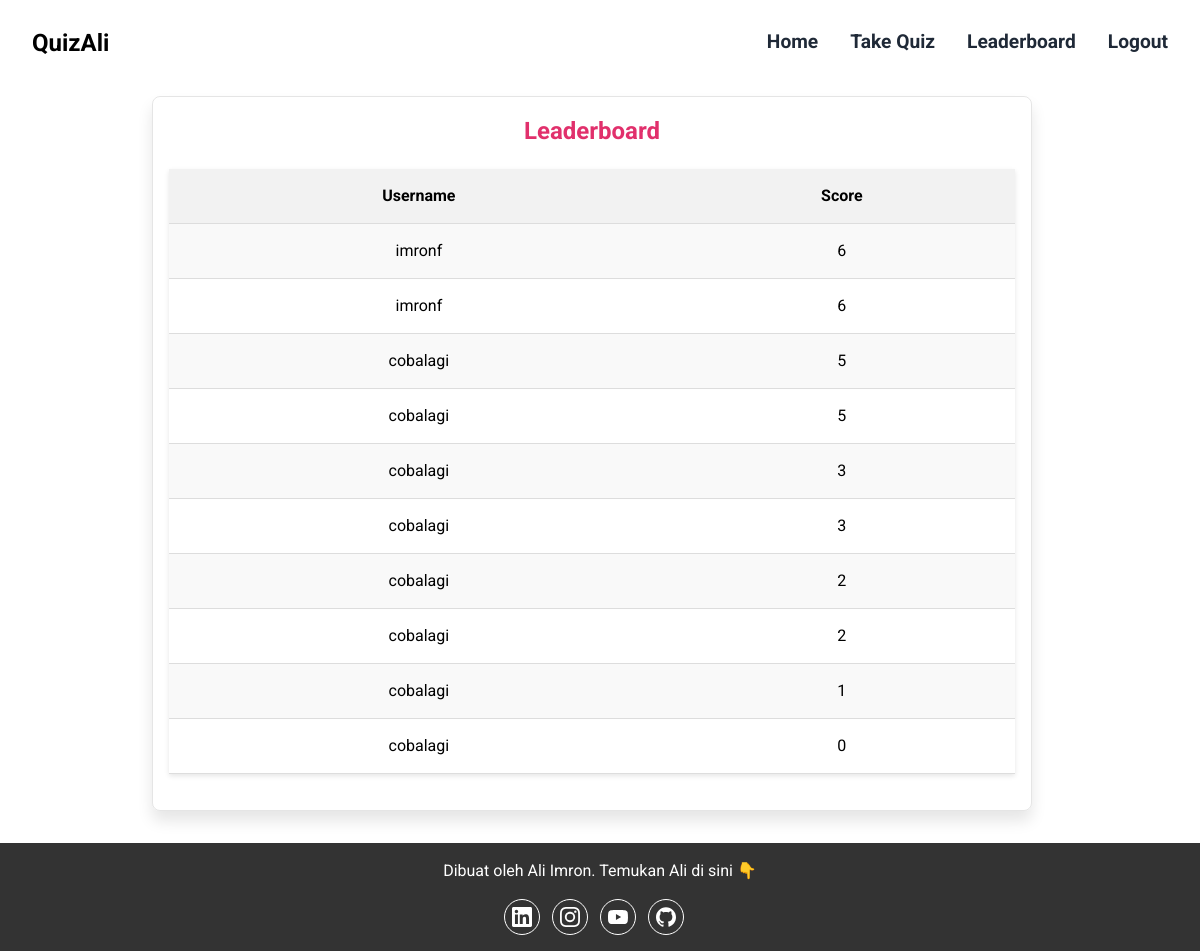
The page /leaderboard (signed in) on the database its author committed.
### app.py (models this page shows, shortened)
class QuizResult(db.Model):
    id = db.Column(db.Integer, primary_key=True)
    user_id = db.Column(db.Integer, db.ForeignKey('user.id'), nullable=False)
    score = db.Column(db.Integer, nullable=False)
    total_score = db.Column(db.Integer, nullable=False)
    timestamp = db.Column(db.DateTime, default=db.func.now())
    user = db.relationship('User', backref=db.backref('quiz_results', lazy=True))

class User(db.Model):
    id = db.Column(db.Integer, primary_key=True)
    username = db.Column(db.String(100), unique=True, nullable=False)
    nickname = db.Column(db.String(100), unique=True, nullable=False)
    password = db.Column(db.String(50), nullable=False)

### app.py (the view)
@app.route("/leaderboard")
def leaderboard():
    if 'user_id' not in session:
        flash('You need to log in first.', 'error')
        return redirect(url_for('login'))
    leaderboard = db.session.query(User.username, QuizResult.score).join(QuizResult).order_by(QuizResult.score.desc()).all()
    return render_template("rank.html", leaderboard=leaderboard, title="Leaderboard")

### templates/rank.html
{% extends "layout.html" %}
{% block content %}
    <h1 class="content-title">Leaderboard</h1>
    <table>
        <tr>
            <th>Username</th>
            <th>Score</th>
        </tr>
        {% for user, score in leaderboard %}
        <tr>
            <td>{{ user }}</td>
            <td>{{ score }}</td>
        </tr>
        {% endfor %}
    </table>
{% endblock content %}

### templates/layout.html (shortened to what this page needs)
<!DOCTYPE html>
<html lang="en">
<head>
    <link rel="stylesheet" href="{{ url_for('static', filename='css/style.css') }}">
</head>
<body>
    <header>
      <nav>
          <div class="navbar-container">
                <div class="logo">
                    <a href="#" class="brand-logo">QuizAli</a>
                </div>
                <div class="menu-burger">
                    <div id="nav-menu" class="nav-menu nav-hidden">
                        <ul class="nav-links" id="nav-links">
                            <li><a href="{{ url_for('home') }}">Home</a></li>
                            {% if 'user_id' in session %}
                                <li><a href="{{ url_for('quiz') }}">Take Quiz</a></li>
                                <li><a href="{{ url_for('leaderboard') }}">Leaderboard</a></li>
                                <li><a href="{{ url_for('logout') }}">Logout</a></li>
                            {% else %}
                                <li><a href="{{ url_for('login') }}">Login</a></li>
                                <li><a href="{{ url_for('register') }}">Register</a></li>
                            {% endif %}
                        </ul>
                    </div>
                </div>
          </div>
      </nav>
  </header>
  <main class="content-container">
    <section class="main-content">
        {% block content %}
        {% endblock %}
    </section>
  </main>
    <footer>
        <p>Dibuat oleh Ali Imron. Temukan Ali di sini 👇</p>
        <div class="social-media">
             <a href="https://www.linkedin.com/in/ali-imron-filayaty-faqih/" target="_blank">
             </a>
             <a href="https://www.instagram.com/imrondsc/" target="_blank">
             </a>
             <a href="https://www.youtube.com/@imronds" target="_blank">
             </a>
             <a href="https://github.com/imronfilayatyds" target="_blank">
             </a>
        </div>
    </footer>
</body>
</html>

### static/css/style.css (style rules this page uses)
* { margin: 0; padding: 0; box-sizing: border-box; }
body { font-family: "Roboto", sans-serif; line-height: 1.5; }
header { background-color: #ffffff; color: #000; position: fixed; top: 0; left: 0; display: flex; align-items: center; width: 100%; z-index: 10; }
nav { width: 100%; margin: 0 auto; padding: 1rem; }
.navbar-container { display: flex; justify-content: space-between; align-items: center; }
.logo { padding-left: 1rem; padding-right: 1rem; }
.brand-logo { color: #000; text-decoration: none; font-weight: bold; font-size: 1.5rem; padding: 0.1rem 0; }
.menu-burger { display: flex; positition: relative; align-items: center; }
.nav-menu { position: absolute; padding-top: 1.25rem; padding-bottom: 1.25rem; background-color: #ffffff; box-shadow: 0 10px 15px -3px rgba(0, 0, 0, 0.1), 0 4px 6px -2px rgba(0, 0, 0, 0.05); border-radius: 0.5rem; max-width: 250px; width: 100%; right: 1rem; top: 100%; }
.nav-hidden { display: none; }
.nav-links { list-style: none; display: block; flex-direction: column; font-size: 1.2rem; font-weight: bold; }
.nav-links li { margin: 0.5rem 0; }
.nav-links > li > a { color: #1f2937; padding: 0.5rem 0; margin: 0 2rem; text-decoration: none; }
.content-container { padding: 2rem; margin-top: 3.5rem; min-height: calc(100vh - 3.5rem); }
.main-content { border: 1px solid rgba(0, 0, 0, 0.1); border-radius: 0.5rem; box-shadow: 0 10px 15px rgba(0, 0, 0, 0.1); padding: 1rem; margin: 0; }
.content-title { text-align: center; color: #E1306C; margin-bottom: 20px; }
footer { background-color: #333; color: white; text-align: center; padding: 1rem; bottom: 0; width: 100%; margin-top: auto; display: flex; flex-direction: column; justify-content: center; }
footer .social-media { margin-top: 1rem; margin-left: auto; margin-right: auto; display: flex; flex-direction: row; }
footer .social-media a { width: 2.25rem; height: 2.25rem; margin-right: 0.75rem; border-radius: 50%; fill: #fff; display: flex; justify-content: center; align-items: center; border: 1px solid #fff; }
table { width: 100%; border-collapse: collapse; margin-bottom: 20px; box-shadow: 0px 2px 5px rgba(0, 0, 0, 0.1); }
th, td { padding: 15px; text-align: center; border-bottom: 1px solid #ddd; }
th { background-color: #f2f2f2; font-weight: bold; }
tr:nth-child(even) { background-color: #f9f9f9; }
@media (min-width: 768px) { nav { padding: 0 1rem; } }
@media (min-width: 768px) { .nav-menu { display: block; position: static; background-color: transparent; max-width: 100%; box-shadow: none; border-radius: 0; } }
@media (min-width: 768px) { .nav-links { display: flex; flex-direction: row; } }
@media (min-width: 768px) { .nav-links > li > a { color: #1f2937; padding: 0; margin: 0 1rem; text-decoration: none; } }
@media (min-width: 768px) { .content-container { flex-direction: row; max-width: 80%; margin-top: 4rem; margin-left: auto; margin-right: auto; } }
@media (min-width: 768px) { .main-content { flex: 3; margin-right: 1rem; } }
@media (min-width: 1024px) { .content-container { max-width: 960px; } }

### rows shown on the page
QuizResult: username "imronf", score "6"
QuizResult: username "imronf", score "6"
QuizResult: username "cobalagi", score "5"
QuizResult: username "cobalagi", score "5"
QuizResult: username "cobalagi", score "3"
QuizResult: username "cobalagi", score "3"
QuizResult: username "cobalagi", score "2"
QuizResult: username "cobalagi", score "2"
QuizResult: username "cobalagi", score "1"
QuizResult: username "cobalagi", score "0"
